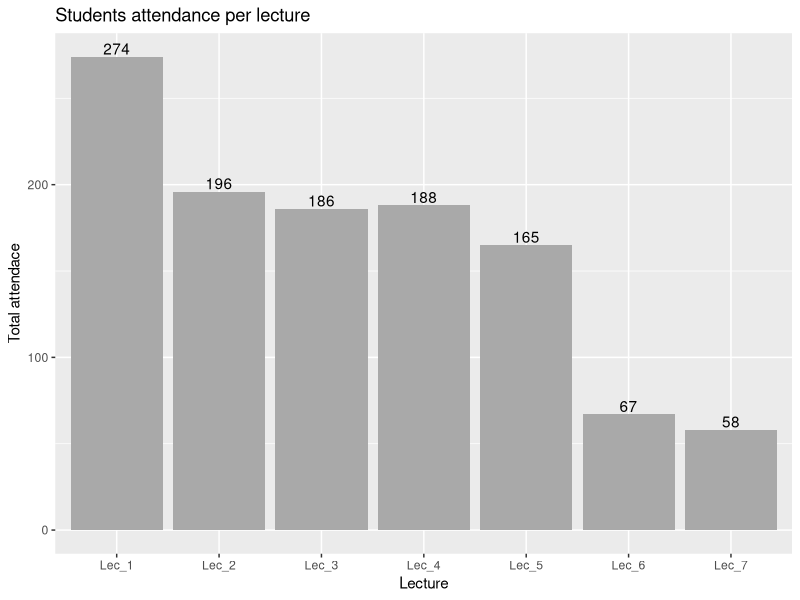
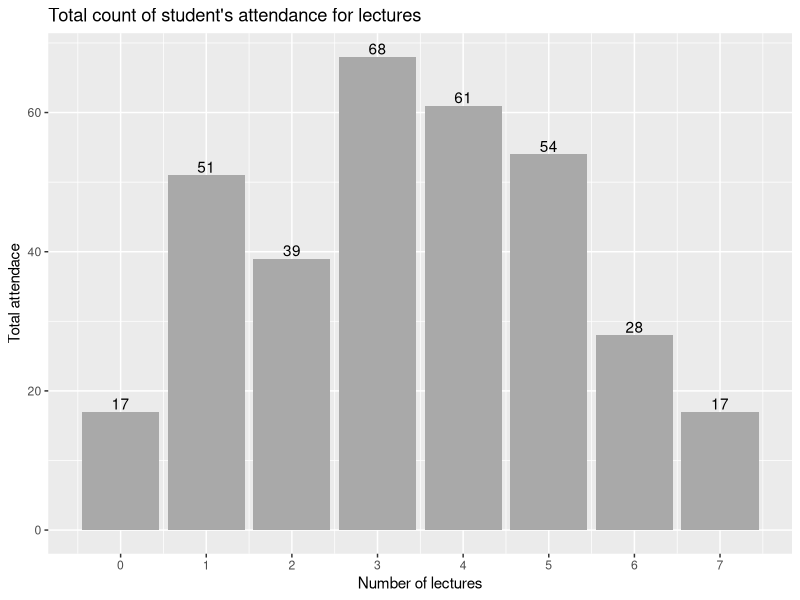

Generate these figures, in order, with R: (Note: this script raises an error after producing the figures.)
# Loading libraries
library(tidyverse)
library(GGally)
library(psych)

# Loading dataset
marks_data <- read_csv("Clean data set.csv")

################################################################################
################################################################################

### Graphs

# Bar chart of students attendance per lecture
marks_data_g1 <- marks_data %>% select(9:15) %>% 
  pivot_longer(cols = 1:7, names_to = "Lecture.Number", values_to = "Attendance") %>%
  filter(Attendance == 1)

ggplot(marks_data_g1, aes(x=Lecture.Number)) + geom_bar(fill = "darkgray") + 
  labs(title = "Students attendance per lecture", x = "Lecture", 
       y = "Total attendace") + 
  geom_text(aes(label=after_stat(count)),stat='count',position=position_dodge(0.9),
            vjust=-0.2)

# Bar chart of Total attendance
ggplot(marks_data, aes(x=Total_Attendance)) + geom_bar(fill = "darkgray") + 
  labs(title = "Total count of student's attendance for lectures", 
       x = "Number of lectures", 
       y = "Total attendace") + 
  geom_text(aes(label=after_stat(count)),stat='count',position=position_dodge(0.9),
            vjust=-0.2) + scale_x_continuous(breaks = seq(0,7,1))


# Histogram for Mid marks (original marks for paper)
ggplot(marks_data, aes(x = Mid_34)) + 
  geom_histogram(aes(y = ..density..), fill = "gray", color = "darkgray", bins = 30) +
  geom_density(alpha = 0.3, fill = "blue") +
  labs(title = "Distribution of mid exam marks", 
       x = "Mid exam marks (out of 34)", 
       y = "Frequency") 

# Histogram for Final marks (original marks for paper)
ggplot(marks_data, aes(x = Grand_Final)) + 
  geom_histogram(aes(y = ..density..), fill = "gray", color = "darkgray", bins = 30) +
  geom_density(alpha = 0.3, fill = "blue") +
  labs(title = "Distribution of final exam marks", 
       x = "Final exam marks (out of 100)", 
       y = "Frequency") 

# Distribution of mid marks by attendance
marks_data %>%
  mutate(Total_Attendance = as.factor(Total_Attendance)) %>%
  ggplot(aes(y = Mid_34, x = Total_Attendance, fill = Total_Attendance)) + 
  geom_boxplot() +
  labs(title = "Distribution of final exam marks by attendance", 
       x = "Mid exam marks (out of 34)", 
       y = "Total Attendance") 

# Distribution of final marks by attendance
marks_data %>%
  mutate(Total_Attendance = as.factor(Total_Attendance)) %>%
  ggplot(aes(y = Grand_Final, x = Total_Attendance, fill = Total_Attendance)) + 
  geom_boxplot() +
  labs(title = "Distribution of final exam marks by attendance", 
       x = "Total Attendance", 
       y = "Final exam marks (out of 100)") 

# Scatter plot matrix (Total attendance as a factor)
marks_data$Total_Attendance <- as.factor(marks_data$Total_Attendance)
ggpairs(marks_data, columns = c("Mid_34", "Marks_2", "Grand_Final", "Total_Attendance"), 
        columnLabels = c("Mid Marks", "Final Marks", "Grand Final Marks", "Total Attendance"))

# Scatter plot matrix (Total attendance as a numeric)
ggpairs(marks_data, columns = c("Mid_34", "Marks_2", "Grand_Final", "Total_Attendance"), 
        columnLabels = c("Mid Marks", "Final Marks", "Grand Final Marks", "Total Attendance"))

# Other Scatter plot matrices
marks_data_g2 <- marks_data %>% select("Mid_34", "Marks_2", "Grand_Final", "Total_Attendance")
pairs.panels(marks_data_g2, 
             method = "pearson", # correlation method
             hist.col = "#00AFBB",
             density = TRUE, # show density plots
             ellipses = FALSE)

# scatter plot for mid marks (out of 34) vs final marks (out of 100 for paper)
ggplot(marks_data, aes(x=Mid_34, y=Marks_2))+ 
  geom_point()+  geom_smooth(method=lm , color="red", se=FALSE) +
  xlim(0,34)+ 
  ylim(0,100) + 
  labs( 
    x = "Mid exam marks (out of 34)", 
    y = "Final exam marks (out of 100)") 

# scatter plot for mid marks (out of 20) vs final marks (out of 80 for paper)
ggplot(marks_data, aes(x=Mid_20, y=Final_80))+ 
  geom_point()+  geom_smooth(method=lm , color="red", se=FALSE) +
  xlim(0,20)+ 
  ylim(0,80) +
  labs(
    x = "Mid exam marks (out of 20)", 
    y = "Final exam marks (out of 80)") 

# Total attendance vs Final grand mark
ggplot(marks_data, aes(x=Total_Attendance, y=Grand_Final))+ 
  geom_point()+  geom_smooth(method=lm , color="red", se=FALSE) +
  labs(
    x = "Total Attendance", 
    y = "Grand final exam marks") 

################################################################################
################################################################################

### Summary Measures

################################################################################

## Attendance per lecture (mean and standard deviation)

# lecture 1
mean(marks_data$Lec_1)
sd(marks_data$Lec_1)

# lecture 2
mean(marks_data$Lec_2)
sd(marks_data$Lec_2)

# lecture 3
mean(marks_data$Lec_3)
sd(marks_data$Lec_3)

# lecture 4
mean(marks_data$Lec_4)
sd(marks_data$Lec_4)

# lecture 5
mean(marks_data$Lec_5)
sd(marks_data$Lec_5)

# lecture 6
mean(marks_data$Lec_6)
sd(marks_data$Lec_6)

# lecture 7
mean(marks_data$Lec_7)
sd(marks_data$Lec_7)

################################################################################

## Average Attendance for all lectures (mean and standard deviation)

mean(as.numeric(marks_data$Total_Attendance))
sd(as.numeric(marks_data$Total_Attendance))








